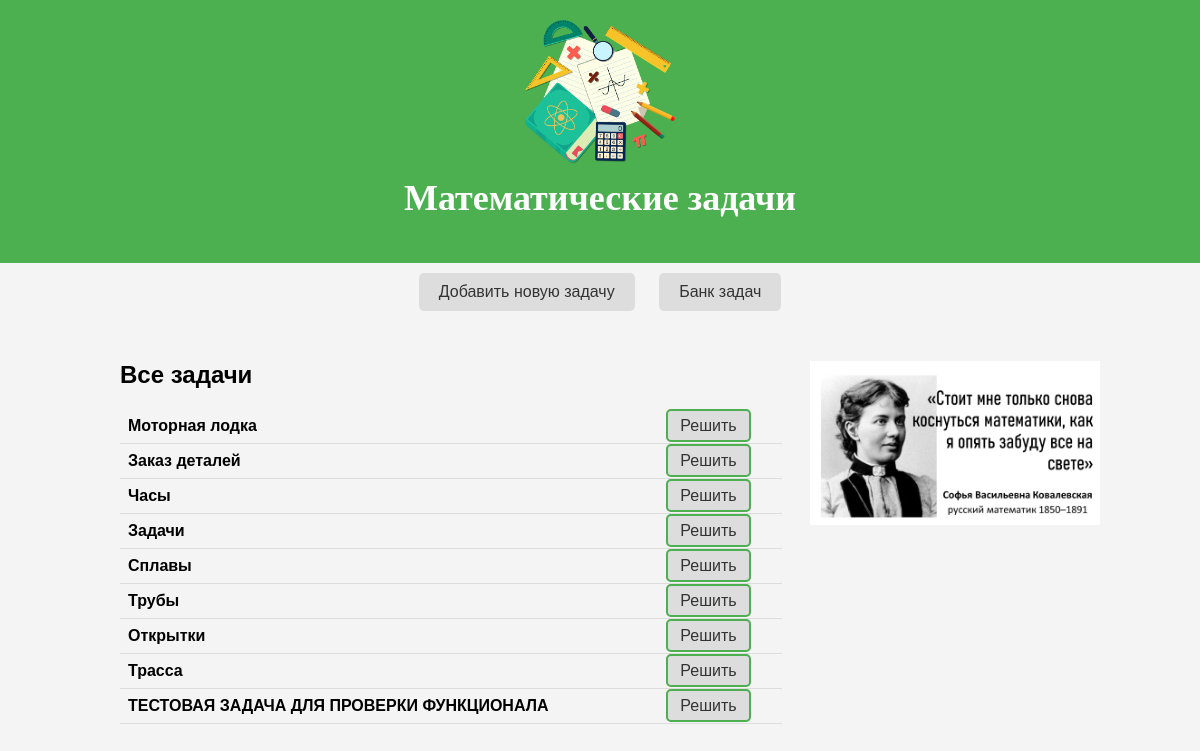
The page / on the database its author committed.
### maths/models.py (models this page shows, shortened)
class MathTask(models.Model):
    title = models.CharField(max_length=200)
    description = models.TextField()
    correct_answer = models.CharField(max_length=100, default='')

### maths/views.py (the view)
# urls.py: path('', views.index, name='index'),
def index(request):
    tasks = MathTask.objects.all()
    return render(request, 'index.html', {'tasks': tasks})

### templates/index.html (shortened to what this page needs)
<!DOCTYPE html>
{% load static %}
<html lang="en">
<head>
</head>
<body>
    <header>
        <img src="{% static 'matematika.png' %}" alt="Математика" style="width: 150px;">
        <h1>Математические задачи</h1>
    </header>
    <nav>
        <a href="{% url 'add_task' %}" class="action-link">Добавить новую задачу</a>
        <a href="{% url 'view_tasks' %}" class="action-link">Банк задач</a>
    </nav>
    <div class="container">
        <h2>Все задачи</h2>
        <table>
            {% for task in tasks %}
                <tr>
                    <td><strong>{{ task.title }}</strong></td>
                    <td><a href="{% url 'solve_task' task.id %}" class="solve-button">Решить</a></td>
                </tr>
            {% endfor %}
        </table>
        <img src="{% static 'cit.jpg' %}" alt="CIT" class="image">
    </div>
</body>
</html>

### templates/index.html (style rules this page uses)
body { font-family: Arial, sans-serif; background-color: #f4f4f4; margin: 0; padding: 0; }
header { background-color: #4CAF50; color: white; padding: 20px; text-align: center; }
nav { text-align: center; padding: 10px; }
nav a { text-decoration: none; color: #333; padding: 10px 20px; margin: 0 10px; border-radius: 5px; background-color: #ddd; display: inline-block; }
.container { width: 80%; margin: auto; overflow: hidden; padding: 20px; position: relative; }
table { width: calc(70% - 10px); float: left; border-collapse: collapse; margin-right: 10px; }
th, td { padding: 8px; text-align: left; border-bottom: 1px solid #ddd; }
.solve-button { text-decoration: none; color: #333; padding: 6px 12px; border: 2px solid #4CAF50; border-radius: 5px; background-color: #ddd; transition: background-color 0.3s; }
h1 { font-family: 'Times New Roman', Times, serif; font-size: 36px; text-align: center; margin-top: 10px; }
.action-link { text-decoration: none; color: #333; padding: 10px 20px; margin: 0 10px; border-radius: 5px; background-color: #ddd; display: inline-block; }
.image { position: absolute; top: 0; right: 0; width: calc(30% - 10px); margin-top: 40px; }

### rows shown on the page
MathTask: title "Моторная лодка"
MathTask: title "Заказ деталей"
MathTask: title "Часы"
MathTask: title "Задачи"
MathTask: title "Сплавы"
MathTask: title "Трубы"
MathTask: title "Открытки"
MathTask: title "Трасса"
MathTask: title "ТЕСТОВАЯ ЗАДАЧА ДЛЯ ПРОВЕРКИ ФУНКЦИОНАЛА"
